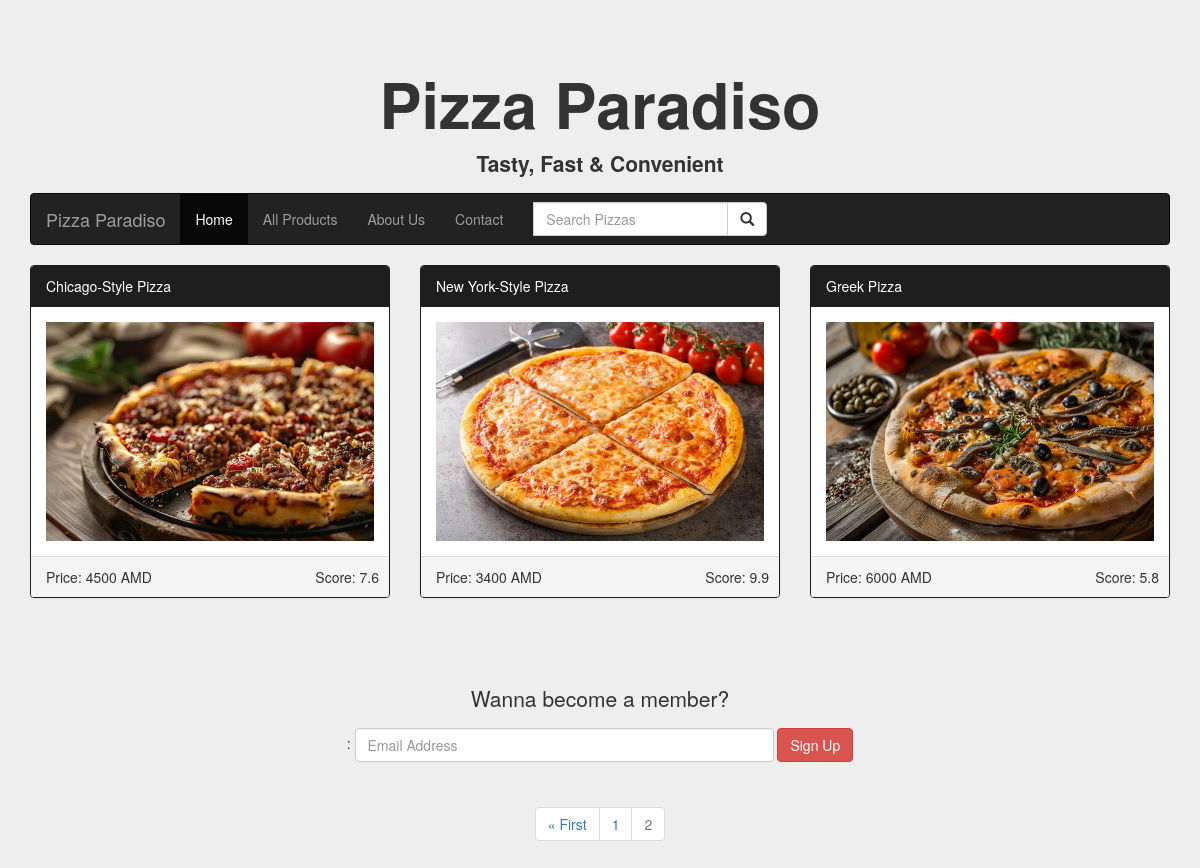
Page /pizzas/?page=2 on the earlier database version.
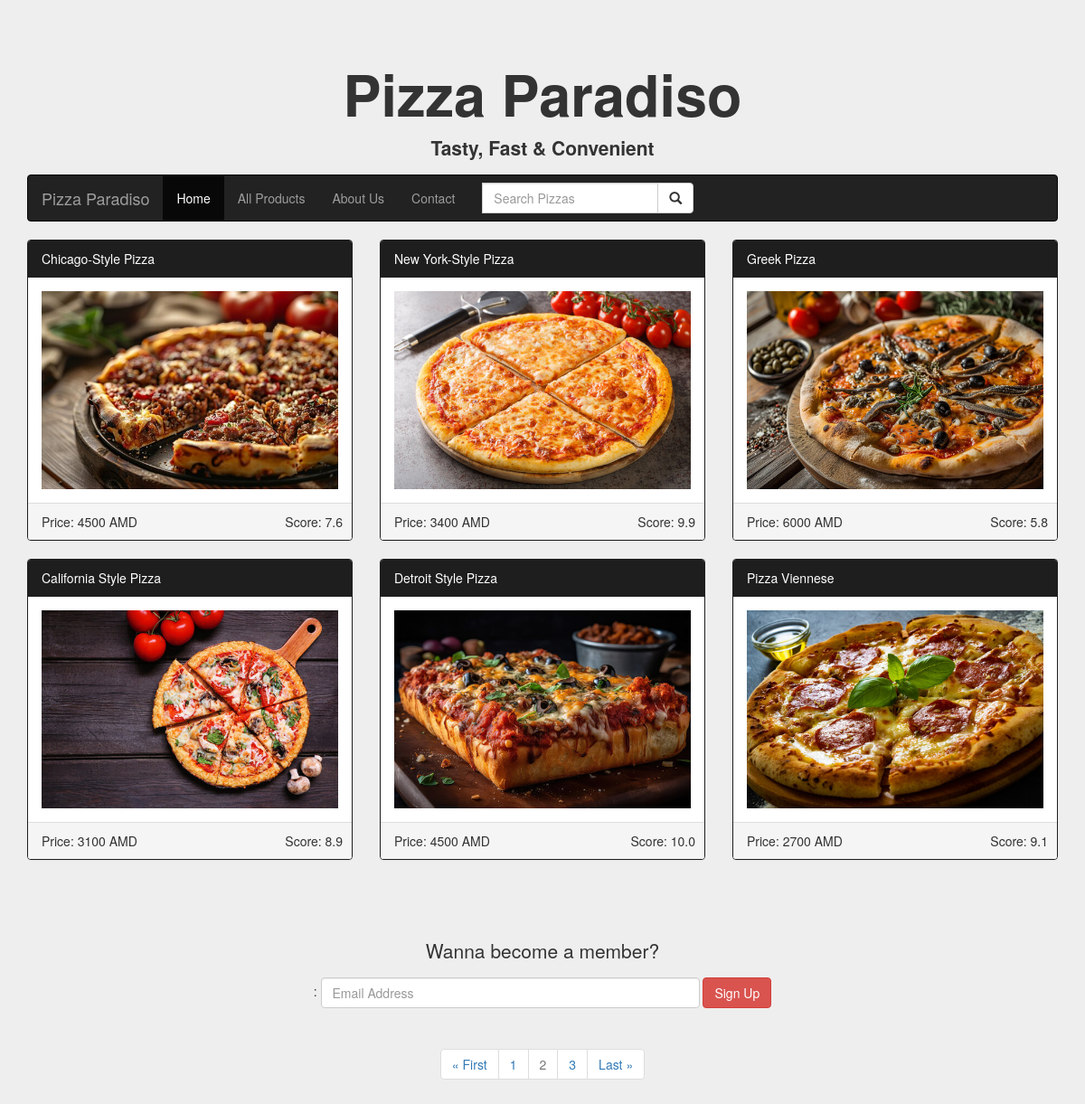
Same page on the later database version.
### pizzas/models.py (models this page shows, shortened)
class Pizza(models.Model):
    name = models.CharField(max_length=50)
    price = models.PositiveIntegerField()
    score = models.FloatField()
    details = models.TextField(max_length=300)
    image = models.ImageField(null=True, blank=True)
    category = models.ForeignKey('DoughType', null=True,
                                 on_delete=models.PROTECT, verbose_name="Dough")

### pizzas/views.py (the view)
# urls.py: path("pizzas/", home_pizzas, name='home_pizzas'),
def home_pizzas(requests):
    context = Pizza.objects.all()
    paginator = Paginator(context, 6)  # Show 6 pizzas per page.
    page_number = requests.GET.get('page')
    page_obj = paginator.get_page(page_number)
    return render(requests, 'pizzas/pizzas_home.html', {'pizzas': context, 'page_obj': page_obj})

### templates/pizzas/pizzas_home.html (shortened to what this page needs)
<!DOCTYPE html>
<html lang="en">
<head>
    <link href="https://maxcdn.bootstrapcdn.com/bootstrap/3.4.1/css/bootstrap.min.css" rel="stylesheet">
    <link rel="stylesheet" href="https://maxcdn.bootstrapcdn.com/bootstrap/3.4.1/css/bootstrap.min.css">
</head>
<body>
<div class="jumbotron">
    <div class="container text-center">
        <h1><b>Pizza Paradiso</b></h1>
        <p><b>Tasty, Fast & Convenient</b></p>
        <nav class="navbar navbar-inverse">
            <div class="container-fluid">
                <div class="navbar-header">
                    <a class="navbar-brand" href="#">Pizza Paradiso</a>
                </div>
                <ul class="nav navbar-nav">
                    <li class="active"><a href="/">Home</a></li>
                    <li><a href="{% url 'all_products' %}">All Products</a></li>
                    <li><a href="{% url 'about_us' %}">About Us</a></li>
                    <li class="hover-container">
                        <a href="#">Contact</a>
                    </li>
                </ul>
                <form class="navbar-form navbar-left" method=POST action="{% url 'search_pizzas' %}">
                    <div class="input-group">
                        <input type="text" class="form-control" placeholder="Search Pizzas" name="searched_val">
                        <div class="input-group-btn">
                            <button class="btn btn-default" type="submit">
                                <i class="glyphicon glyphicon-search"></i>
                            </button>
                        </div>
                    </div>
                </form>
            </div>
        </nav>
    </div>
    <div class="container">
        <div class="row">
            {% block content %}
            {% for pizza in page_obj %}
            <div class="col-sm-4">
                <div class="panel panel-primary">
                    <div class="panel-heading">
                        <a href="{% url 'pizza_detail' pizza.id %}" style="color: white;">{{ pizza.name }}</a>
                    </div>
                    <div class="panel-body">
                        {% if pizza.image %}
                        {% load static %}
                        <img src="{{ pizza.image.url }}"
                             alt="{{ pizza.name }}"
                             style="width:100%">
                        {% else %}
                        <img alt="Image" class="img-responsive" src="https://placehold.it/150x80?text=IMAGE"
                             style="width:100%">
                        {% endif %}
                    </div>
                    <div class="panel-footer">
                        Price: {{ pizza.price }} AMD
                        <div class="text-right">
                            Score: {{ pizza.score }}
                        </div>
                    </div>
                </div>
            </div>
            {% endfor %}
        </div>
        <br><br>
        <footer class="container-fluid text-center">
            <p>Wanna become a member?</p>
            <form class="form-inline">:
                <input class="form-control" placeholder="Email Address" size="50" type="email">
                <button class="btn btn-danger" type="button">Sign Up</button>
            </form>
        </footer>
    </div>
    <div style="text-align: center;">
        <nav aria-label="Page navigation example">
            <ul class="pagination">
                {% if page_obj.has_previous %}
                <li class="page-item"><a class="page-link" href="?page=1">&laquo First</a></li>
                <li class="page-item"><a class="page-link" href="?page={{ page_obj.previous_page_number }}">{{ page_obj.previous_page_number }}</a>
                </li>
                {% endif %}
                <li class="page-item disabled"><a href="#" class="page-link">{{ page_obj.number }}</a></li>
                {% if page_obj.has_next %}
                <li class="page-item"><a class="page-link" href="?page={{ page_obj.next_page_number }}">{{ page_obj.next_page_number }}</a></li>
                <li class="page-item"><a class="page-link" href="?page={{ page_obj.paginator.num_pages }}">Last
                    &raquo</a></li>
                {% endif %}
                {% endblock content %}
            </ul>
        </nav>
    </div>
</div>
</body>
</html>

### templates/pizzas/pizzas_home.html (style rules this page uses)
.navbar { margin-bottom: 50px; border-radius: 0; }
.jumbotron { margin-bottom: 0; }
footer { background-color: #eeeeee; padding: 25px; }
.panel-primary > .panel-heading { background-color: #1e1e1e !important; border-color: #1e1e1e !important; }
.panel-primary { border-color: #1e1e1e !important; }
.panel-footer { position: relative; }
.panel-footer .text-right { position: absolute; bottom: 10px; right: 10px; }
.hover-container { position: relative; display: inline-block; }
.nav li { position: relative; }

Differences in the rows shown:
added Pizza: name "California Style Pizza", image (picture), price "3100", score "8.9"
added Pizza: name "Detroit Style Pizza", image (picture), price "4500", score "10.0"
added Pizza: name "Pizza Viennese", image (picture), price "2700", score "9.1"
Other differences:
{{ page_obj.next_page_number }}: (not shown) → "3"
text now shown: "Last »"
